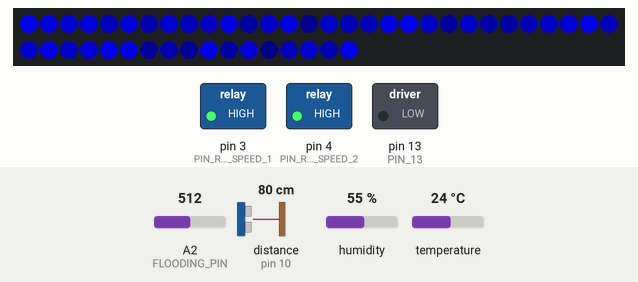
Recording of a sketch running on a simulated Arduino Uno, built with avr-gcc and run on an emulated ATmega328P. On the bench: 47 RGB LEDs in strip order, left to right, continuing on the next row, switched loads named in the sketch (green lamp = pin HIGH). The test bench sets the inputs (shaded band); at power-on: distance to the obstacle (sensor on pin 10) 80 cm, A2 (FLOODING_PIN) = 512, humidity 55 %, temperature 24 °C. The echo pulse lasts 58.3 µs per cm; dim RGB values are drawn brighter than linear; random numbers use the default seed unless the sketch sets one; what the sketch prints to the serial monitor is not drawn.

Above: at 4.5 s.
4.6 s: distance to the obstacle (sensor on pin 10) set to 2 cm
At 5.8 s:
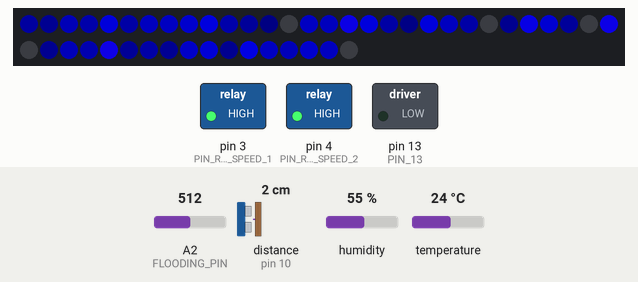
9.3 s: distance to the obstacle (sensor on pin 10) set to 4 cm
At 10.7 s:
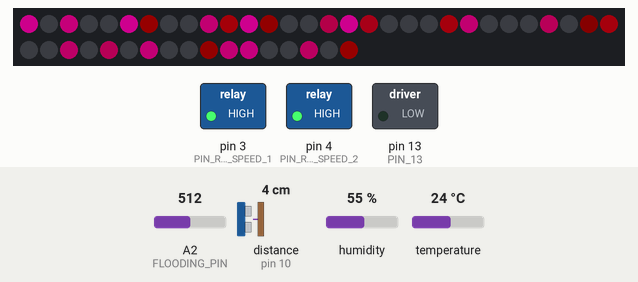
13.2 s: distance to the obstacle (sensor on pin 10) set to 9 cm
At 41.9 s:
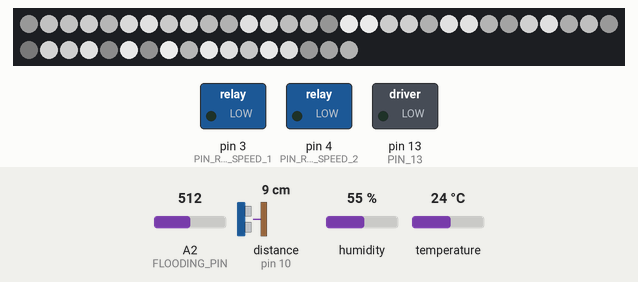
Timing chart, 0 to 43.4 s (numbered marks = the images above; inputs shaded):
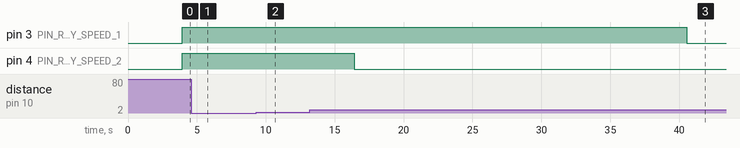

Measured:
- the behaviour switches between 2 and 3 cm on distance to the obstacle (sensor on pin 10) (found by bisection; images 1 and 2)
- what the display in image 1 shows lasts 0.8 s, from 5.5 s to 6.3 s

The sketch:

EW20_motor_v3.ino
```cpp
// Included libraries
#include <Wire.h>
#include <math.h>
#include <EmonLib.h>
#include <OneWire.h>
#include <DallasTemperature.h>
#include <Adafruit_NeoPixel.h>
#include <Ultrasonic.h>
#include "DHT.h"

// Device address
#define I2C_ADDR        0x30
#define DATA_TYPE uint8_t


//Contants
#define EMON_CALIB      111.0
#define EMON_IRMS_CALIB  1480

// Parametri per la soglia
#define SCORE_DECREASE  4
#define NOVELTY_FACTOR  0.22
#define ALERT_TH       230
#define ALARM_TH       700
#define FLAME_VARIANCE 200

// Constants
#define NUM_PIXELS  47

#define FLAME_CYCLES 200


// Pins declaration
#define CURRENT_PIN          A1
#define FLOODING_PIN         A2
#define IR_DISTANCE_PIN      A2
#define PIN_LED_STRIP        2
#define PIN_RELAY_SPEED_1    3
#define PIN_RELAY_SPEED_2    4
#define DHT11_PIN            5
#define ONE_WIRE_BUS         6
#define PIN_US_DISTANCE_TRIG 10
#define PIN_US_DISTANCE_ECHO 9
#define PIN_13               13
#define PIN_EMERGENCY_LIGHT  13

// I2C registers descriptions
#define EVENT_GET_PUMP_RPM      0x30 // il vecchio flow ma lo ricavo finto
#define EVENT_GET_PUMP_NOVELTY  0x31 // lo score del punteggio
#define EVENT_GET_PUMP_TEMP     0x32
#define EVENT_GET_PUMP_CURRENT  0x33
#define EVENT_GET_PUMP_FLUX     0x34
#define EVENT_GET_ENV_TEMP      0x35
#define EVENT_GET_ENV_HUM       0x36
#define EVENT_GET_FLOODING      0x37

DATA_TYPE VALUE_PUMP_RPM      = 30;
DATA_TYPE VALUE_PUMP_NOVELTY  = 31;
DATA_TYPE VALUE_PUMP_TEMP     = 32;
DATA_TYPE VALUE_PUMP_CURRENT  = 33;
DATA_TYPE VALUE_PUMP_FLUX     = 34;
DATA_TYPE VALUE_ENV_TEMP      = 35;
DATA_TYPE VALUE_ENV_HUM       = 36;
DATA_TYPE VALUE_FLOODING      = 37;

// Objects
uint8_t            EVENT = 0;
OneWire            ds(ONE_WIRE_BUS);
DallasTemperature  sensors(&ds);
float              pumpTemp;
int                pumpRpm, pumpNovelty, pumpCurrent, pumpFlux, extTemp, extHum, flooding;
EnergyMonitor      pumpSensor;
DHT                dht(DHT11_PIN, DHT11);
Adafruit_NeoPixel  strip = Adafruit_NeoPixel(NUM_PIXELS, PIN_LED_STRIP, NEO_GRB + NEO_KHZ800);
Ultrasonic         ultrasonic(10);


int score              = 0;
int isFunRunning       = 0;
int FAN_SPEED          = 0;
int MAX_DISTANCE       = 17;
boolean EMERGENCY_STOP = false;

#define MAX_SCORE         1023

#define FLOW_SPEED_2    520
#define FLOW_SPEED_1    405

#define CONSUMPTION_SPEED_2    60
#define CONSUMPTION_SPEED_1    30

void setup() {
  Serial.begin(115200);

  // Input pins
  pinMode(PIN_RELAY_SPEED_1,    OUTPUT );
  pinMode(PIN_RELAY_SPEED_2,    OUTPUT );
  pinMode(PIN_13,               OUTPUT );
  pinMode(PIN_EMERGENCY_LIGHT,  OUTPUT );
  pinMode(13,                   OUTPUT );

  // I2c slave mode enabling
  Wire.begin(I2C_ADDR);
  Wire.onRequest(requestEvent); // data request to slave
  Wire.onReceive(receiveEvent); // data slave received

  sensors.begin();
  dht.begin();
  pumpSensor.current(CURRENT_PIN, EMON_CALIB);
  strip.begin();

  strip.show();
  setFanSpeed(0);
  MAX_DISTANCE = getMaximumDistanceInTheBox();

  Serial.print("MAX DIST ");
  Serial.println(MAX_DISTANCE);
}

void loop() {
  // Sensors update
  int dist = ultrasonic.MeasureInCentimeters();
  sensors.requestTemperatures();

  updateScore( dist );

  systemDynamics();

  pumpRpm     = (DATA_TYPE) getFakeAirFlow( score );
  pumpNovelty = (DATA_TYPE) getNovelty( score );
  pumpCurrent = (DATA_TYPE) getFakePowerConsumption(score);
  pumpTemp    = (DATA_TYPE) dht.readTemperature() + 6;
  extTemp     = (DATA_TYPE) dht.readTemperature(); // DHT11
  extHum      = (DATA_TYPE) dht.readHumidity(); //  DHT11
  flooding    = (DATA_TYPE) analogRead(FLOODING_PIN);
  pumpFlux    = (DATA_TYPE) getFakeAirFlow( score );

/*
  Serial.print("SPEED:  ");
  Serial.print(FAN_SPEED);
  Serial.print("   score: ");
  Serial.print(score);
  Serial.print("   flow: ");
  Serial.print(pumpFlux);
  Serial.print("   pumpNovelty: ");
  Serial.print(pumpNovelty);
  Serial.print("   pumpCurrent ");
  Serial.println(pumpCurrent);
*/
  VALUE_PUMP_RPM      = (DATA_TYPE) (pumpRpm     >> 2 );
  VALUE_PUMP_NOVELTY  = (DATA_TYPE) (pumpNovelty >> 0);
  VALUE_PUMP_TEMP     = (DATA_TYPE) pumpTemp;
  VALUE_PUMP_CURRENT  = (DATA_TYPE) (pumpCurrent >> 2);
  VALUE_PUMP_FLUX     = (DATA_TYPE) (pumpFlux >> 2);
  VALUE_ENV_TEMP      = (DATA_TYPE) extTemp;
  VALUE_ENV_HUM       = (DATA_TYPE) extHum;
  VALUE_FLOODING      = (DATA_TYPE) (flooding >> 2);

/*
  Serial.print("SPEED:  ");
  Serial.print(FAN_SPEED);
  Serial.print("   score: ");
  Serial.print(score);
  Serial.print("   flow: ");
  Serial.print(pumpFlux);
  Serial.print("   pumpNovelty: ");
  Serial.print(pumpNovelty);
  Serial.print("   pumpCurrent ");
  Serial.println(pumpCurrent);
*/

  delay(10);

}


int updateScore(int distance){
  int obclusion = MAX_DISTANCE - distance;
  if(obclusion<0) obclusion = 0;

  if(obclusion > 2 && !EMERGENCY_STOP)
    score += ((int)(float)obclusion * NOVELTY_FACTOR);
  else
    score -= SCORE_DECREASE;

  if(score < 0)   score = 0;
  if(score > MAX_SCORE) score = MAX_SCORE;
/*
  Serial.print("dist: ");
  Serial.print(dist);
  Serial.print("obclusion: ");
  Serial.print(obclusion);
  Serial.print(" score ");
  Serial.println(score);
*/
  }

void systemDynamics(){
  if (score > ALARM_TH){
    setFanSpeed(0);
    EMERGENCY_STOP = true;
    flame(200, 200, 200);
    delay(2000);
    score = ALERT_TH -1;
    }
  // GIALLOOOOO
  else if(score > ALERT_TH && !EMERGENCY_STOP){
    setFanSpeed(1);
    flame(200, 0, 0);
  }
  else {
    if(!EMERGENCY_STOP)
      setFanSpeed(2);
    flame(score, 0, 200 - score);
  }

  if(score == 0)
    EMERGENCY_STOP = false;
  }


// Lettura dei dati provenienti da master
void receiveEvent(int countToRead) {
  byte x;
  while (0 < Wire.available()) {
    x = Wire.read();
  }
  EVENT = x;
}

// risposta ad un richiesta da master
void requestEvent() {
  String event_s = "0xFF";
  switch (EVENT) {
    case EVENT_GET_PUMP_RPM:
      Wire.write( VALUE_PUMP_RPM );
      break;
    case EVENT_GET_PUMP_NOVELTY:
      Wire.write( VALUE_PUMP_NOVELTY );
      break;
    case EVENT_GET_PUMP_TEMP:
      Wire.write( VALUE_PUMP_TEMP );
      break;
    case EVENT_GET_PUMP_CURRENT:
      Wire.write( VALUE_PUMP_CURRENT );
      break;
    case EVENT_GET_PUMP_FLUX:
      Wire.write( VALUE_PUMP_FLUX );
      break;
    case EVENT_GET_ENV_TEMP:
      Wire.write( VALUE_ENV_TEMP );
      break;
    case EVENT_GET_ENV_HUM:
      Wire.write( EVENT_GET_ENV_HUM );
      break;
    case EVENT_GET_FLOODING:
      Wire.write( VALUE_FLOODING );
      break;
    default:
      Wire.write(0xFF);
      break;
    }
}


int getFakeAirFlow(int score){
  int flow = 0;
  if(FAN_SPEED == 1)
    flow = (FLOW_SPEED_1 - getNovelty(score)) >> 2; // divido per due senno fa overflow
  else if(FAN_SPEED == 2)
    flow =  (FLOW_SPEED_2 - getNovelty(score)) >> 2; // divido per due senno fa overflow
  else
    flow = 0;

  return flow;

}

int getFakePowerConsumption(int score){
  if(FAN_SPEED == 1)
    return CONSUMPTION_SPEED_1 + getNovelty(score) / 10;
  else if(FAN_SPEED == 2)
    return CONSUMPTION_SPEED_2 + getNovelty(score) / 10;
  else
    return 0;
  }

int getNovelty(int score){
  int novelty = 0;
  if(score < ALERT_TH){
    novelty = map(score, 0, ALERT_TH, 0, 90);
    }
  else if(score > ALERT_TH && score < ALARM_TH){
    novelty = map(score, ALERT_TH, ALARM_TH, 90, 100);
    }
  else{
    novelty = 100;
    }

  return novelty;
  }


// LEDs
void clearStrip() {
  for( int i = 0; i<NUM_PIXELS; i++){
    strip.setPixelColor(i, 0x000000); strip.show();
  }
}

uint32_t dimColor(uint32_t color, uint8_t width) {
   return (((color&0xFF0000)/width)&0xFF0000) + (((color&0x00FF00)/width)&0x00FF00) + (((color&0x0000FF)/width)&0x0000FF);
}


void colorWipe(uint32_t c, uint8_t wait) {
  for(uint16_t i=0; i<strip.numPixels(); i++) {
    strip.setPixelColor(i, c);
    strip.show();
    delay(wait);
  }
}


//Theatre-style crawling lights.
void theaterChase(uint32_t c, uint8_t wait) {
  for (int j=0; j<10; j++) {  //do 10 cycles of chasing
    for (int q=0; q < 3; q++) {
      for (uint16_t i=0; i < strip.numPixels(); i=i+3) {
        strip.setPixelColor(i+q, c);    //turn every third pixel on
      }
      strip.show();

      delay(wait);

      for (uint16_t i=0; i < strip.numPixels(); i=i+3) {
        strip.setPixelColor(i+q, 0);        //turn every third pixel off
      }
    }
  }
}


void secoFlame(int score){
  int r = 30 + score, g = 0, b = ALERT_TH - score - 30;
  for(int i=0; i<strip.numPixels(); i++) {
    int flicker = random(0,55);
    int r1 = r-flicker;
    int g1 = g-flicker;
    int b1 = b-flicker;
    if(g1<0) g1=0;
    if(r1<0) r1=0;
    if(b1<0) b1=0;
    strip.setPixelColor(i,r1,g1, b1);
  }
  strip.show();
}

void flame(int r, int g, int b){
  for(int i=0; i<strip.numPixels(); i++) {
    int flicker = random(0,FLAME_VARIANCE);
    int r1 = r-flicker;
    int g1 = g-flicker;

    int b1 = b-flicker;
    if(g1<0) g1=0;
    if(r1<0) r1=0;
    if(b1<0) b1=0;
    strip.setPixelColor(i,r1,g1, b1);
  }
  strip.show();
}

int getUsDistance(){
  digitalWrite(PIN_US_DISTANCE_TRIG, LOW);
  delayMicroseconds(5);
  digitalWrite(PIN_US_DISTANCE_TRIG, HIGH);
  delayMicroseconds(10);
  digitalWrite(PIN_US_DISTANCE_TRIG, LOW);
  pinMode(PIN_US_DISTANCE_ECHO, INPUT);
  int duration = pulseIn(PIN_US_DISTANCE_ECHO, HIGH, 300000L);

  return (duration/2) / 29.1;
}

int getIrDistance(){
  float distance = analogRead(IR_DISTANCE_PIN);

  return distance;
  }


int getMaximumDistanceInTheBox(){
  int mean = 0;
  Serial.println("Calibrating maximum box depth...");
  for(int i =0; i<30; i++){
      int dist = ultrasonic.MeasureInCentimeters();
      Serial.println(dist);
      mean += dist;
      delay(100);
    }
  return mean / 30;

  }

int setFanSpeed(int fanSpeed){
  FAN_SPEED = fanSpeed;
  if(isFunRunning) fanSpeed = 0;

  if(fanSpeed == 0){
    digitalWrite(PIN_RELAY_SPEED_1, LOW);
    digitalWrite(PIN_RELAY_SPEED_2, LOW);
  }  else if(fanSpeed == 1){
    digitalWrite(PIN_RELAY_SPEED_1, HIGH);
    digitalWrite(PIN_RELAY_SPEED_2, LOW);
  } else if(fanSpeed == 2){
    digitalWrite(PIN_RELAY_SPEED_1, HIGH);
    digitalWrite(PIN_RELAY_SPEED_2, HIGH);
  } else if(fanSpeed == 3){
    digitalWrite(PIN_RELAY_SPEED_1, LOW);
    digitalWrite(PIN_RELAY_SPEED_2, HIGH);
  }
  return 0;
}


int setFlameLight(int flameColor){
  return 0;
}
```
